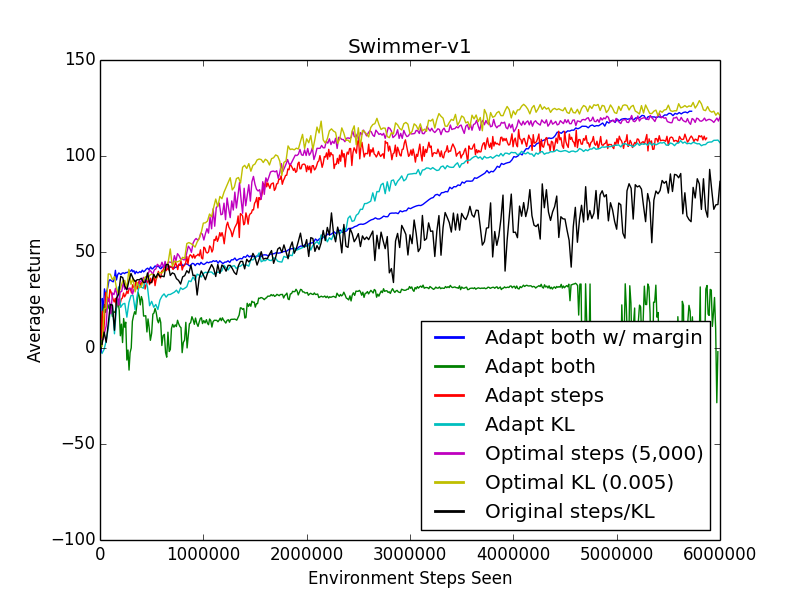

The script that drew this image:
import numpy as np
import matplotlib.pyplot as plt
import json
import sys

times = []
rewards = []
t = []
r = []

trials = ["Swimmer-v1-adaptive-margin-1000.000000-0.001000-300.000000-0.000500",
"Swimmer-v1-adaptive-1000.000000-0.001000-300.000000-0.000500",
"Swimmer-v1-adaptive-1000.000000-0.001000-300.000000-0.000000",
"Swimmer-v1-adaptive-20000.000000-0.001000-0.000000-0.000500",
"Swimmer-v1-none-5000.000000-0.001000-0.000000-0.000000",
"Swimmer-v1-none-20000.000000-0.005000-0.000000-0.000000",
"Swimmer-v1-none-20000.000000-0.001000-0.000000-0.000000"]

names = ["Adapt both w/ margin","Adapt both", "Adapt steps", "Adapt KL", "Optimal steps (5,000)", "Optimal KL (0.005)", "Original steps/KL"]
for i in xrange(len(trials)):
    with open(trials[i]) as data_file:
        data = json.load(data_file)

    times.append([])
    rewards.append([])
    totaltime = 0

    time_since = 0
    avg = 0
    avgcount = 0

    for e in xrange(len(data["mean_reward"])):
        totaltime += data["timesteps"][e]

        time_since += data["timesteps"][e]
        avg += data["mean_reward"][e]
        avgcount += 1

        if time_since > 10000:
            time_since = 0
            # totaltime += 1
            if i == 0:
                times[i].append(totaltime)
            else:
                times[i].append(totaltime)
            rewards[i].append(avg/avgcount)

            avg = 0
            avgcount = 0

    t.append(np.array(times[i]))
    r.append(np.array(rewards[i]))

    lin, = plt.plot(t[i],r[i],label=names[i])
    # if i == 0:
        # lin.remove()

plt.xlabel("Environment Steps Seen")
plt.ylabel("Average return")
leg = plt.legend(loc=4)
for legobj in leg.legendHandles:
    legobj.set_linewidth(2.0)
plt.title("Swimmer-v1")
plt.show()
